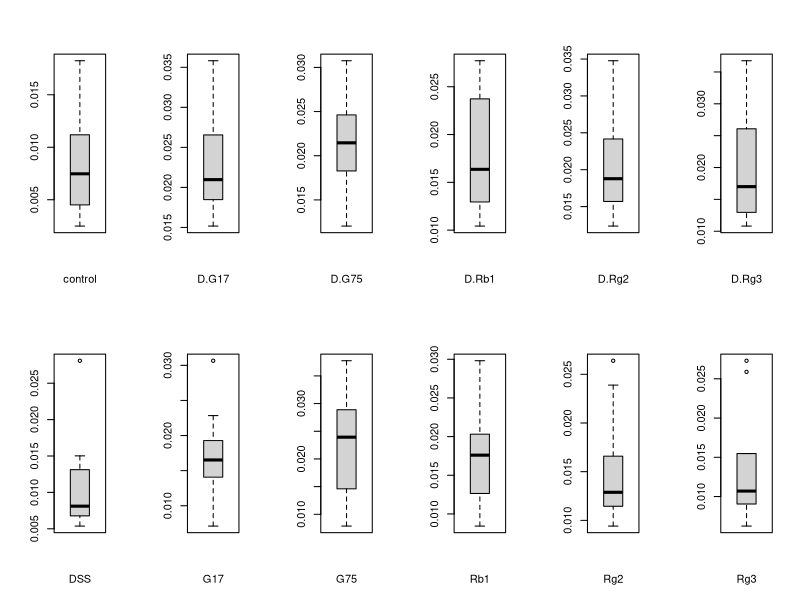

Here is the R script that generated this plot:
## ---- chunk 1
knitr::opts_chunk$set(echo = TRUE)
## ---- chunk 2
library(ggplot2)
rm(list = ls())
dat = read.csv('1.csv',stringsAsFactors = F)
dat=dat[2:138]
tdat = t(dat)
tdat = as.data.frame(tdat)
head(dat)[1:5]
head(tdat)[1:5]

## ---- chunk 3
# 获取组名*************************************
tmp = rownames(tdat)
tmp = strsplit(unlist(tmp),'.',fixed = TRUE)
# 丢弃最后一个元素,合并
#paste(head(tmp[[134]],-1),collapse = '.')

myfun = function(x){
  x = head(x,-1)
}
group_type =sapply(lapply(tmp, myfun), paste, collapse = ".")
group_count = as.data.frame(table(group_type))
group_count
## ---- chunk 4
#分组统计----------------------------------------------
mylist = c()
par(mfrow=c(2,6))
for (y in 1:12){
  # 1:20 
  #取某一类别的名字
  tmp_group = group_count[y,1]
  #20
  tmp_num = as.integer(group_count[which(group_count$group_type %in% tmp_group),][2])
  # control.1~20
  tmp_list = paste(tmp_group,1:tmp_num,sep = '.')
  control_tdat = tdat[tmp_list,]
  t = colMeans(control_tdat)
  tmp = data.frame()
  for (x in 1:tmp_num){
    tmp = rbind(tmp,dist(rbind(t,colMeans(control_tdat[-x,1:2485]))))
  }

  colnames(tmp) = c(tmp_group)
  sp = boxplot(tmp,xlab=tmp_group)
  sp$out
    xi <- 0.1 + seq(sp$n)
  for (a in which(tmp==as.double(sp$out))){
    # text(xi,tmp[a,], a)
    mylist = append(mylist,paste(tmp_group,a,sep = '.'))
    # text(xi,tmp[a,], paste(a,tmp[a,],':'))
    # print(paste(tmp_group,a,sep = '.'))
  }
}

mylist
